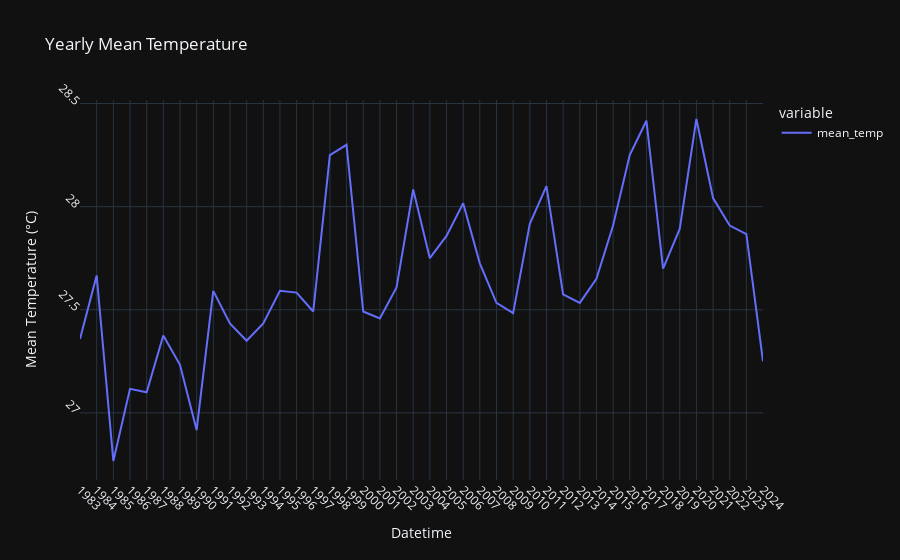

Notebook cell for this chart:
### Code cell
fig_yearly_mean_temp = px.line(df_yearly_mean_temp, labels={df_yearly_mean_temp.index.name: 'Datetime', 'value': 'Mean Temperature (°C)'}, title='Yearly Mean Temperature')
fig_yearly_mean_temp.update_traces(hovertemplate='Datetime: %{x}<br>Mean Temperature: %{y}°C')
fig_yearly_mean_temp.update_xaxes(dtick='M12', tickangle=45)
fig_yearly_mean_temp.update_yaxes(dtick=0.5, tickangle=45)
fig_yearly_mean_temp.show()

### Figure 1 — Plotly figure (JSON) as saved in the notebook; plotly's stock layout.template omitted (floating-point values rounded to 4 significant figures)
{"data": [{"hovertemplate": "Datetime: %{x}<br>Mean Temperature: %{y}°C", "legendgroup": "mean_temp", "line": {"color": "#636efa", "dash": "solid"}, "marker": {"symbol": "circle"}, "mode": "lines", "name": "mean_temp", "orientation": "v", "showlegend": true, "x": ["1982-12-31T00:00:00", "1983-12-31T00:00:00", "1984-12-31T00:00:00", "1985-12-31T00:00:00", "1986-12-31T00:00:00", "1987-12-31T00:00:00", "1988-12-31T00:00:00", "1989-12-31T00:00:00", "1990-12-31T00:00:00", "1991-12-31T00:00:00", "1992-12-31T00:00:00", "1993-12-31T00:00:00", "1994-12-31T00:00:00", "1995-12-31T00:00:00", "1996-12-31T00:00:00", "1997-12-31T00:00:00", "1998-12-31T00:00:00", "1999-12-31T00:00:00", "2000-12-31T00:00:00", "2001-12-31T00:00:00", "2002-12-31T00:00:00", "2003-12-31T00:00:00", "2004-12-31T00:00:00", "2005-12-31T00:00:00", "2006-12-31T00:00:00", "2007-12-31T00:00:00", "2008-12-31T00:00:00", "2009-12-31T00:00:00", "2010-12-31T00:00:00", "2011-12-31T00:00:00", "2012-12-31T00:00:00", "2013-12-31T00:00:00", "2014-12-31T00:00:00", "2015-12-31T00:00:00", "2016-12-31T00:00:00", "2017-12-31T00:00:00", "2018-12-31T00:00:00", "2019-12-31T00:00:00", "2020-12-31T00:00:00", "2021-12-31T00:00:00", "2022-12-31T00:00:00", "2023-12-31T00:00:00"], "xaxis": "x", "y": [27.36, 27.67, 26.77, 27.12, 27.1, 27.38, 27.23, 26.92, 27.59, 27.43, 27.35, 27.43, 27.59, 27.58, 27.49, 28.25, 28.3, 27.49, 27.46, 27.61, 28.08, 27.75, 27.86, 28.02, 27.72, 27.53, 27.48, 27.92, 28.1, 27.57, 27.53, 27.65, 27.91, 28.25, 28.42, 27.7, 27.89, 28.43, 28.04, 27.91, 27.87, 27.25], "yaxis": "y", "type": "scatter"}], "layout": {"xaxis": {"anchor": "y", "domain": [0.0, 1.0], "title": {"text": "Datetime"}, "dtick": "M12", "tickangle": 45}, "yaxis": {"anchor": "x", "domain": [0.0, 1.0], "title": {"text": "Mean Temperature (°C)"}, "dtick": 0.5, "tickangle": 45}, "legend": {"title": {"text": "variable"}, "tracegroupgap": 0}, "title": {"text": "Yearly Mean Temperature"}}}
